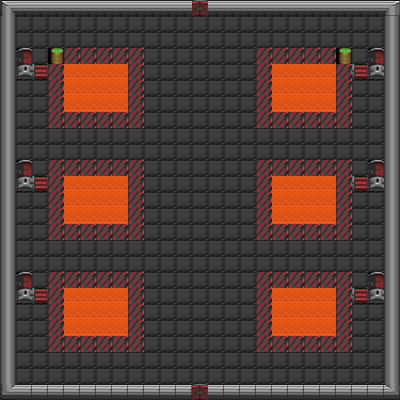

Rendered tile map (Tiled .tmx) drawn with the repository's tilesets; below, a short description and the full map source, tile grids included:
An orthogonal 25x25 tile map with 16x16 px tiles, 1 tile layer (Tile Layer 1), 3 tilesets.

<map version="1.0" tiledversion="1.1.2" orientation="orthogonal" renderorder="right-down" width="25" height="25" tilewidth="16" tileheight="16" infinite="0" nextobjectid="1">
 <tileset firstgid="1" name="Open" tilewidth="10" tileheight="16" tilecount="1" columns="1">
  <image source="TileSet/Open.png" width="10" height="16" />
 </tileset>
 <tileset firstgid="2" source="TileSet/scifi.tsx" />
 <tileset firstgid="1328" name="floor" tilewidth="16" tileheight="16" tilecount="44" columns="4">
  <image source="TileSet/floor.png" width="64" height="176" />
 </tileset>
 <layer name="Tile Layer 1" width="25" height="25">
  <data encoding="csv">
15,10,10,10,10,10,10,10,10,10,10,10,80,10,10,10,10,10,10,10,10,10,10,10,16,
13,2,2,2,2,2,2,2,2,2,2,2,2,2,2,2,2,2,2,2,2,2,2,2,13,
13,2,2,2,2,2,2,2,2,2,2,2,2,2,2,2,2,2,2,2,2,2,2,2,13,
13,69,2,747,36,36,36,36,36,2,2,2,2,2,2,2,36,36,36,36,36,747,2,69,13,
13,103,54,36,1022,1022,1022,1022,36,2,2,2,2,2,2,2,36,1022,1022,1022,1022,36,54,103,13,
13,2,2,36,1022,1022,1022,1022,36,2,2,2,2,2,2,2,36,1022,1022,1022,1022,36,2,2,13,
13,2,2,36,1022,1022,1022,1022,36,2,2,2,2,2,2,2,36,1022,1022,1022,1022,36,2,2,13,
13,2,2,36,36,36,36,36,36,2,2,2,2,2,2,2,36,36,36,36,36,36,2,2,13,
13,2,2,2,2,2,2,2,2,2,2,2,2,2,2,2,2,2,2,2,2,2,2,2,13,
13,2,2,2,2,2,2,2,2,2,2,2,2,2,2,2,2,2,2,2,2,2,2,2,13,
13,69,2,36,36,36,36,36,36,2,2,2,2,2,2,2,36,36,36,36,36,36,2,69,13,
13,103,54,36,1022,1022,1022,1022,36,2,2,2,2,2,2,2,36,1022,1022,1022,1022,36,54,103,13,
13,2,2,36,1022,1022,1022,1022,36,2,2,2,2,2,2,2,36,1022,1022,1022,1022,36,2,2,13,
13,2,2,36,1022,1022,1022,1022,36,2,2,2,2,2,2,2,36,1022,1022,1022,1022,36,2,2,13,
13,2,2,36,36,36,36,36,36,2,2,2,2,2,2,2,36,36,36,36,36,36,2,2,13,
13,2,2,2,2,2,2,2,2,2,2,2,2,2,2,2,2,2,2,2,2,2,2,2,13,
13,2,2,2,2,2,2,2,2,2,2,2,2,2,2,2,2,2,2,2,2,2,2,2,13,
13,69,2,36,36,36,36,36,36,2,2,2,2,2,2,2,36,36,36,36,36,36,2,69,13,
13,103,54,36,1022,1022,1022,1022,36,2,2,2,2,2,2,2,36,1022,1022,1022,1022,36,54,103,13,
13,2,2,36,1022,1022,1022,1022,36,2,2,2,2,2,2,2,36,1022,1022,1022,1022,36,2,2,13,
13,2,2,36,1022,1022,1022,1022,36,2,2,2,2,2,2,2,36,1022,1022,1022,1022,36,2,2,13,
13,2,2,36,36,36,36,36,36,2,2,2,2,2,2,2,36,36,36,36,36,36,2,2,13,
13,2,2,2,2,2,2,2,2,2,2,2,2,2,2,2,2,2,2,2,2,2,2,2,13,
13,2,2,2,2,2,2,2,2,2,2,2,2,2,2,2,2,2,2,2,2,2,2,2,13,
17,11,11,11,11,11,11,11,11,11,11,11,80,11,11,11,11,11,11,11,11,11,11,11,18
</data>
 </layer>
</map>